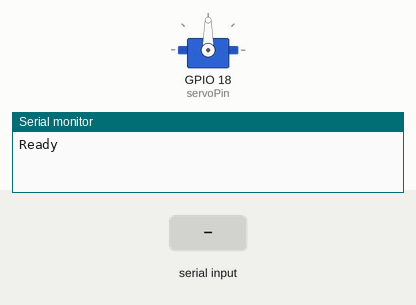
This sketch was run on a simulated ESP32. Shown: servo, the last lines printed to the serial monitor. Inputs (shaded band) come from the test bench.

Above: at 2.2 s.
2.3 s: "FIST\n" received over Serial
At 3.5 s:
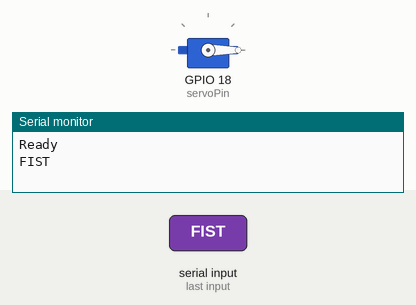
3.8 s: "OPEN\n" received over Serial
At 4.5 s:
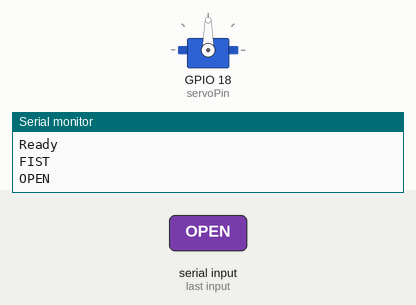
Timing chart, 0 to 6.8 s (numbered marks = the images above; inputs shaded):
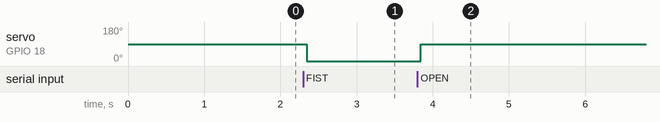

The sketch:

esp32_servo_control.ino
```cpp
/*
 * ESP32 Servo Control
 */

#include <ESP32Servo.h>

Servo myServo;
const int servoPin = 18;
const int OPEN_POSITION = 90;
const int CLOSED_POSITION = 0;
String receivedCommand = "";
bool commandComplete = false;

void setup() {
  Serial.begin(115200);
  myServo.attach(servoPin);
  myServo.write(OPEN_POSITION);
  Serial.println("Ready");
  delay(1000);
}

void loop() {
  if (Serial.available()) {
    char incomingChar = Serial.read();

    if (incomingChar != '\n' && incomingChar != '\r') {
      receivedCommand += incomingChar;
    } else {
      commandComplete = true;
    }
  }

  if (commandComplete) {
    processCommand(receivedCommand);
    receivedCommand = "";
    commandComplete = false;
  }

  delay(10);
}

void processCommand(String command) {
  command.toUpperCase();

  if (command == "FIST") {
    myServo.write(CLOSED_POSITION);
    Serial.println("FIST");
  } else if (command == "OPEN") {
    myServo.write(OPEN_POSITION);
    Serial.println("OPEN");
  }
}
```

Measured:
- after the input at 2.3 s, servo on GPIO 18 (servoPin): 90° → 0° after 0.05 s
- after the input at 3.8 s, servo on GPIO 18 (servoPin): 0° → 90° at once
